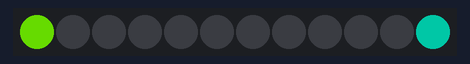
Recording of a sketch running on a simulated Arduino Uno, built with avr-gcc and run on an emulated ATmega328P. Parts: 12 RGB LEDs in strip order, left to right. Dim RGB values are drawn brighter than linear; random numbers use the default seed unless the sketch sets one.

Above: at 0.12 s.
At 4.63 s:
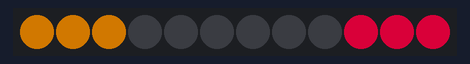
At 9.39 s:
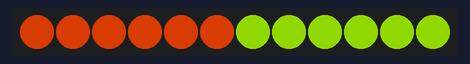
At 18.91 s:
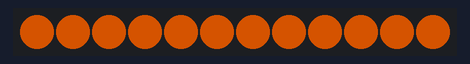
At 28.93 s:
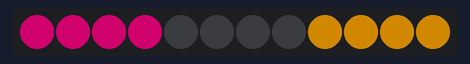
At 38.96 s:
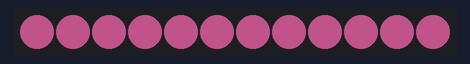

The sketch:

colormix.ino
```cpp
#include "FastLED.h"
#define DATA_PIN 6
#define BRIGHTNESS 180
#define NUM_LEDS 12

CRGB leds[NUM_LEDS];

void setup() {
  FastLED.addLeds<NEOPIXEL, DATA_PIN>(leds, NUM_LEDS);
  FastLED.setBrightness(BRIGHTNESS);
}

CRGB random_color() {
  return CHSV(random8(), 255, 255);
}

void fill_leds_simultaneously(CRGB color_left, CRGB color_right, int delay_ms) {
  for (int i = 0; i < NUM_LEDS / 2; i++) {
    leds[i] = color_left;
    leds[NUM_LEDS - 1 - i] = color_right;
    FastLED.show();
    delay(delay_ms);
  }
}

CRGB average_mix(CRGB color1, CRGB color2) {
  CRGB combined_color;
  combined_color.r = (color1.r + color2.r) / 2;
  combined_color.g = (color1.g + color2.g) / 2;
  combined_color.b = (color1.b + color2.b) / 2;
  return combined_color;
}

void fill_combined_color(CRGB color_left, CRGB color_right, int delay_ms) {
  CRGB combined_color = average_mix(color_left, color_right);
  for (int i = 0; i < NUM_LEDS / 2; i++) {
    leds[NUM_LEDS / 2 - i - 1] = combined_color;
    leds[NUM_LEDS / 2 + i] = combined_color;
    FastLED.show();
    delay(delay_ms);
  }
}

void loop() {
  CRGB color_left = random_color();
  CRGB color_right = random_color();

  fill_leds_simultaneously(color_left, color_right, 250);
  fill_combined_color(color_left, color_right, 250);

  FastLED.clear();
  FastLED.show();
  delay(1000);
}
```
